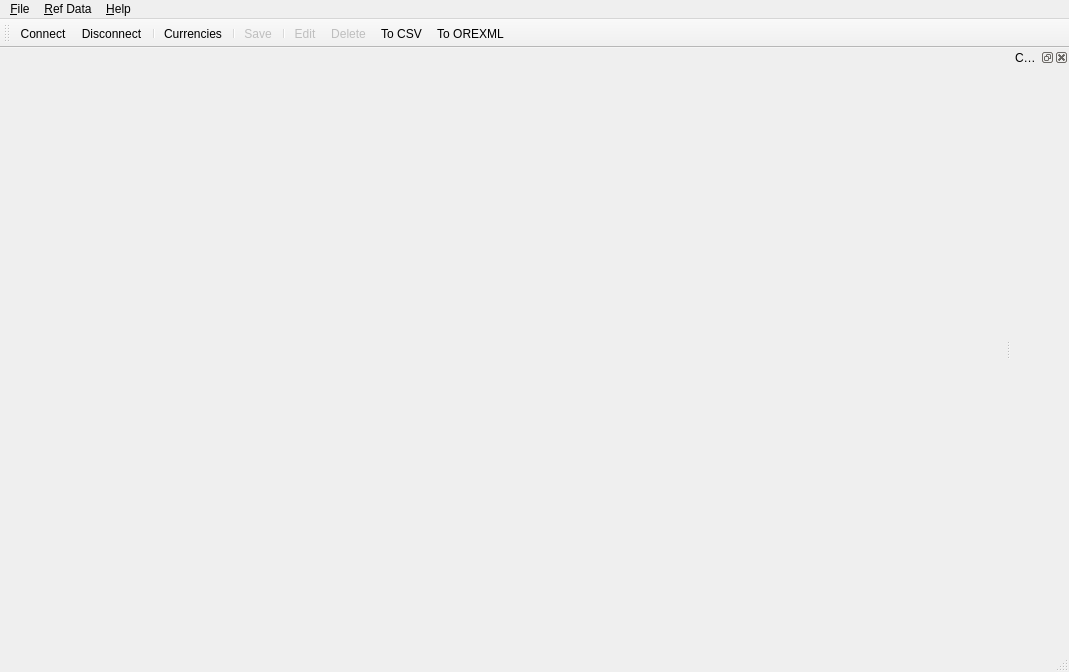
<?xml version="1.0" encoding="UTF-8"?>
<ui version="4.0">
 <class>MainWindow</class>
 <widget class="QMainWindow" name="MainWindow">
  <property name="geometry">
   <rect>
    <x>0</x>
    <y>0</y>
    <width>1069</width>
    <height>672</height>
   </rect>
  </property>
  <property name="windowTitle">
   <string>MainWindow</string>
  </property>
  <widget class="QWidget" name="centralwidget">
   <layout class="QHBoxLayout" name="horizontalLayout_2">
    <item>
     <layout class="QHBoxLayout" name="horizontalLayout_3"/>
    </item>
   </layout>
  </widget>
  <widget class="QMenuBar" name="menubar">
   <property name="geometry">
    <rect>
     <x>0</x>
     <y>0</y>
     <width>1069</width>
     <height>24</height>
    </rect>
   </property>
   <widget class="QMenu" name="menuFile">
    <property name="title">
     <string>&amp;File</string>
    </property>
    <addaction name="separator"/>
    <addaction name="ActionConnect"/>
    <addaction name="ActionDisconnect"/>
    <addaction name="ExitAction"/>
   </widget>
   <widget class="QMenu" name="menuRefereceData">
    <property name="title">
     <string>&amp;Ref Data</string>
    </property>
    <addaction name="CurrenciesAction"/>
   </widget>
   <widget class="QMenu" name="menuHelp">
    <property name="title">
     <string>&amp;Help</string>
    </property>
    <addaction name="ActionAbout"/>
   </widget>
   <addaction name="menuFile"/>
   <addaction name="menuRefereceData"/>
   <addaction name="menuHelp"/>
  </widget>
  <widget class="QStatusBar" name="statusbar"/>
  <widget class="QToolBar" name="toolBar">
   <property name="windowTitle">
    <string>toolBar</string>
   </property>
   <attribute name="toolBarArea">
    <enum>TopToolBarArea</enum>
   </attribute>
   <attribute name="toolBarBreak">
    <bool>false</bool>
   </attribute>
   <addaction name="ActionConnect"/>
   <addaction name="ActionDisconnect"/>
   <addaction name="separator"/>
   <addaction name="CurrenciesAction"/>
   <addaction name="separator"/>
   <addaction name="ActionSave"/>
   <addaction name="separator"/>
   <addaction name="ActionEdit"/>
   <addaction name="ActionDelete"/>
   <addaction name="ActionExportCSV"/>
   <addaction name="ActionExportXML"/>
  </widget>
  <action name="ExitAction">
   <property name="text">
    <string>E&amp;xit</string>
   </property>
  </action>
  <action name="CurrenciesAction">
   <property name="icon">
    <iconset>
     <normaloff>ic_fluent_currency_dollar_euro_20_filled.svg</normaloff>ic_fluent_currency_dollar_euro_20_filled.svg</iconset>
   </property>
   <property name="text">
    <string>&amp;Currencies</string>
   </property>
  </action>
  <action name="ActionConnect">
   <property name="icon">
    <iconset>
     <normaloff>ic_fluent_plug_disconnected_20_filled.svg</normaloff>ic_fluent_plug_disconnected_20_filled.svg</iconset>
   </property>
   <property name="text">
    <string>&amp;Connect</string>
   </property>
  </action>
  <action name="ActionDisconnect">
   <property name="icon">
    <iconset>
     <normaloff>ic_fluent_plug_connected_20_filled.svg</normaloff>ic_fluent_plug_connected_20_filled.svg</iconset>
   </property>
   <property name="text">
    <string>&amp;Disconnect</string>
   </property>
  </action>
  <action name="ActionEdit">
   <property name="enabled">
    <bool>false</bool>
   </property>
   <property name="icon">
    <iconset>
     <normaloff>ic_fluent_edit_20_filled.svg</normaloff>ic_fluent_edit_20_filled.svg</iconset>
   </property>
   <property name="text">
    <string>&amp;Edit</string>
   </property>
   <property name="toolTip">
    <string>Edit selected item</string>
   </property>
  </action>
  <action name="ActionDelete">
   <property name="enabled">
    <bool>false</bool>
   </property>
   <property name="icon">
    <iconset>
     <normaloff>ic_fluent_delete_20_filled.svg</normaloff>ic_fluent_delete_20_filled.svg</iconset>
   </property>
   <property name="text">
    <string>&amp;Delete</string>
   </property>
   <property name="toolTip">
    <string>Delete selected item</string>
   </property>
  </action>
  <action name="ActionSave">
   <property name="enabled">
    <bool>false</bool>
   </property>
   <property name="icon">
    <iconset>
     <normaloff>ic_fluent_save_20_filled.svg</normaloff>ic_fluent_save_20_filled.svg</iconset>
   </property>
   <property name="text">
    <string>&amp;Save</string>
   </property>
   <property name="toolTip">
    <string>Save changes</string>
   </property>
  </action>
  <action name="ActionExportCSV">
   <property name="icon">
    <iconset>
     <normaloff>ic_fluent_document_table_20_regular.svg</normaloff>ic_fluent_document_table_20_regular.svg</iconset>
   </property>
   <property name="text">
    <string>&amp;To CSV</string>
   </property>
   <property name="toolTip">
    <string>Export currencies to CSV</string>
   </property>
  </action>
  <action name="ActionExportXML">
   <property name="icon">
    <iconset>
     <normaloff>ic_fluent_document_code_16_regular.svg</normaloff>ic_fluent_document_code_16_regular.svg</iconset>
   </property>
   <property name="text">
    <string>To ORE&amp;XML</string>
   </property>
   <property name="toolTip">
    <string>Export currencies to ORE XML</string>
   </property>
  </action>
  <action name="ActionAbout">
   <property name="icon">
    <iconset>
     <normaloff>ic_fluent_star_20_regular.svg</normaloff>ic_fluent_star_20_regular.svg</iconset>
   </property>
   <property name="text">
    <string>&amp;About</string>
   </property>
   <property name="toolTip">
    <string>About this application</string>
   </property>
  </action>
  <widget class="QDockWidget" name="currencyDetailDockWidget">
   <property name="windowTitle">
    <string>Currency Details</string>
   </property>
   <attribute name="dockWidgetArea">
    <number>2</number> <!-- Qt::RightDockWidgetArea -->
   </attribute>
   <widget class="QWidget" name="dockWidgetContents"/>
  </widget>
 </widget>
 <resources/>
 <connections/>
</ui>
